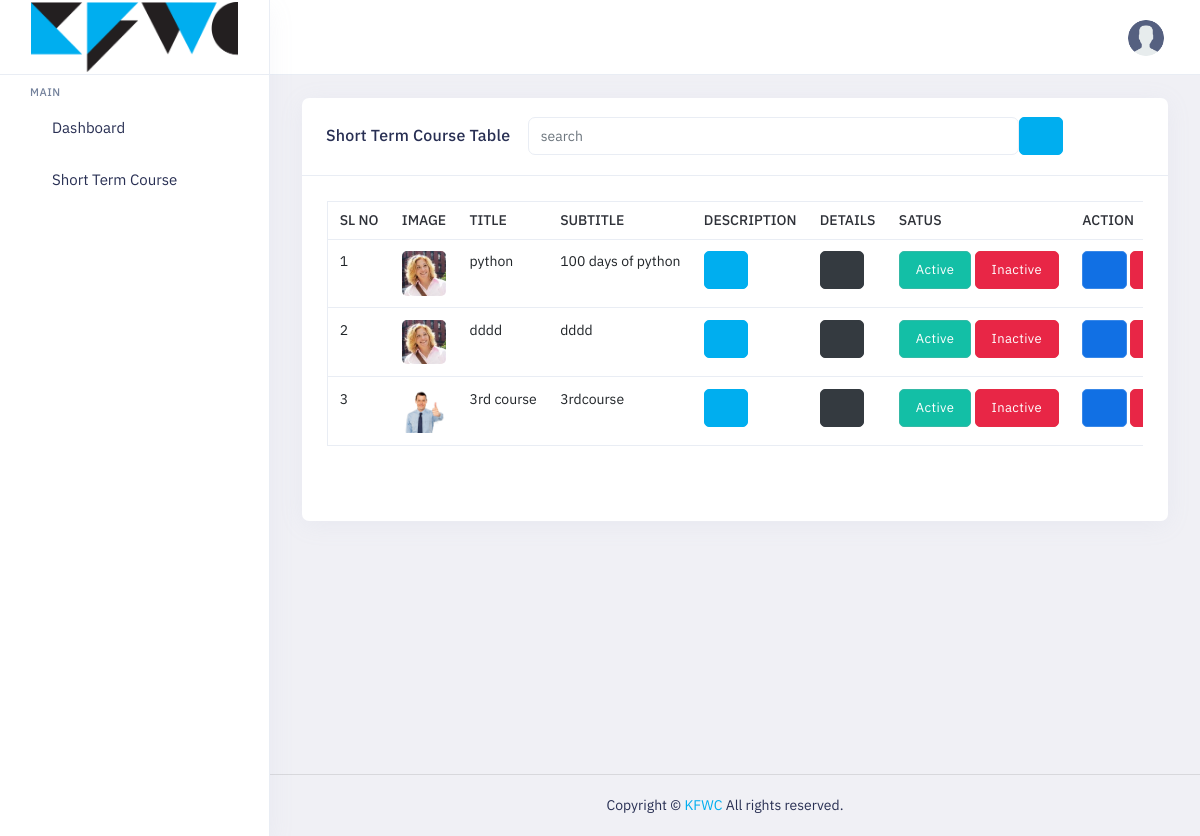
/courses_view/, run on an earlier commit of the app's database.
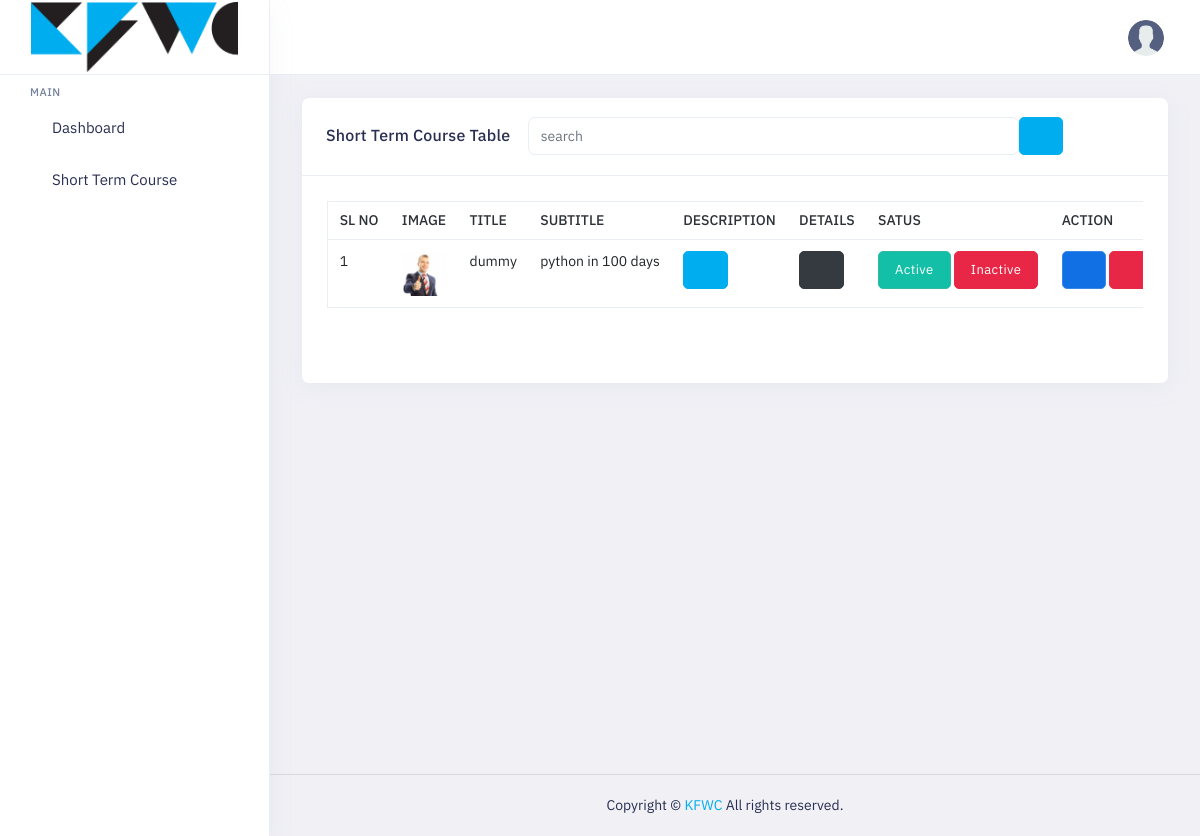
And on a later commit of the database.
### courses/models.py (models this page shows, shortened)
class Course(models.Model):
    title = models.CharField(max_length=50, unique=True)
    subtitle = models.CharField(max_length=50, unique=True)
    course_image = models.ImageField(upload_to='photos/', blank=True)
    class Meta:
        verbose_name = 'course'
        verbose_name_plural = 'courses'

### courses/views.py (the view)
# urls.py: path('',views.short_term_courses,name='short_term_courses'),
def short_term_courses(request):
    courses = Course.objects.all()
    paginator = Paginator(courses,3)
    page = request.GET.get('page')
    paged_courses = paginator.get_page(page)
    context ={
        'courses':paged_courses,
    }
    return render(request,'short-course-view.html',context)

### templates/short-course-view.html (shortened to what this page needs)
{% load static %}
{% include 'header.html' %}
<div class="main-content app-content mt-0">
    <div class="side-app">
        <div class="main-container container-fluid">
            <div class="page-header">
                <h1 class="page-title">Short Term Course View</h1>
                <a href="{% url 'short_course_create' %}" class="btn btn-danger btn-pill">Add </a>
            </div>
            <div class="row">
                <div class="col-xl-12">
                    <div class="card">
                    <form action="{% url 'search' %}" method="GET">
                            <div class="card-header" >
                                    <h3 class="card-title">Short Term Course Table</h3>
                                    <input type="text" class="form-control" style="width: 60%;" placeholder="search" name="keyword">
                                    <button class="btn btn-primary" type="submit">
                                        <i class="fa fa-search"></i>
                                    </button>
                            </div>
                    </form>
                        <div class="card-body">
                            <div class="table-responsive">
                                <div class="table-responsive">
                                    <table class="table border text-nowrap text-md-nowrap table-hover mb-0">
                                        <thead>
                                            <tr>
                                                <th>Sl No</th>
                                                <th>Image</th>
                                                <th>Title</th>
                                                <th>Subtitle</th>
                                                <th>Description</th>
                                                <th>Details</th>
                                                <th>Satus</th>
                                                <th>Action</th>
                                            </tr>
                                        </thead>
                                        <tbody>
                                            {% if courses %}
                                            {% for course in courses %}
                                            <tr>
                                                <td>{{forloop.counter}}</td>
                                                <td>
                                                    <img class="d-block img-fluid br-5 img-td"
                                                        src="{{course.course_image.url}}" alt="">
                                                </td>
                                                <td>{{course.title}} </td>
                                                <td>
                                                     {{course.subtitle}}
                                                </td>
                                                <td><a class="btn btn-primary" data-bs-toggle="modal"
                                                        data-bs-target="#description">
                                                        <i class="side-menu__icon fe fe-eye text-white"></i>
                                                    </a>
                                                </td>
                                                <td><a class="btn btn-dark" data-bs-toggle="modal"
                                                        data-bs-target="#crsdetail">
                                                        <i class="side-menu__icon fe fe-list text-white"></i>
                                                    </a>
                                                </td>
                                                <td>
                                                    <a href=""><span class="btn btn-success">Active</span></a>
                                                    <a href=""> <span class="btn btn-danger">Inactive</span></a>
                                                </td>
                                                <td>
                                                    <a class=" btn btn-info" href="{% url 'edit_course' course.pk %}">
                                                        <i class="side-menu__icon fe fe-edit"></i>
                                                    </a>
                                                    <a class="btn btn-danger"  href="{% url 'course_delete' course.pk %}">
                                                        <i class="side-menu__icon fe fe-trash text-white"></i>
                                                    </a>
                                                </td>
                                            </tr>
                                            {% endfor %}
                                            {% else %}
                                            <div>
                                                <h2>No result found.</h2>
                                            </div>
                                            {% endif %}
                                        </tbody>
                                    </table>
                                </div>
                                <div class="card-body">
                                </div>
                            </div>
                        </div>
                    </div>
                </div>
            </div>
        </div>
    </div>
  {% include 'footer.html' %}

### templates/header.html (shortened to what this page needs)
{% load static %}
<!doctype html>
<html lang="en" dir="ltr">
<head>
    <link id="style" href="{% static 'plugins/bootstrap/css/bootstrap.min.css' %}" rel="stylesheet" />
    <link href="{% static 'css/style.css' %}" rel="stylesheet" />
    <link href="{% static 'css/dark-style.css' %}" rel="stylesheet" />
    <link href="{% static 'css/transparent-style.css' %}" rel="stylesheet">
    <link href="{% static 'css/skin-modes.css' %}" rel="stylesheet" />
    <link href="{% static 'css/icons.css' %}" rel="stylesheet" />
    <link id="theme" rel="stylesheet" type="text/css" media="all" href="{% static 'colors/color1.css' %}" />
    <link href="{% static 'css/style-custom.css' %}" rel="stylesheet" />
</head>
<body class="app sidebar-mini ltr light-mode">
    <div class="page">
        <div class="page-main">
            <div class="app-header header sticky">
                <div class="container-fluid main-container">
                    <div class="d-flex">
                        <a aria-label="Hide Sidebar" class="app-sidebar__toggle" data-bs-toggle="sidebar"
                            href="javascript:void(0)"></a>
                        <div class="d-flex order-lg-2 ms-auto header-right-icons">
                            <div class="navbar navbar-collapse responsive-navbar p-0">
                                <div class="collapse navbar-collapse" id="navbarSupportedContent-4">
                                    <div class="d-flex order-lg-2">
                                        <div class="d-flex country">
                                            <a class="nav-link icon theme-layout nav-link-bg layout-setting">
                                                <span class="dark-layout"><i class="fe fe-moon"></i></span>
                                            </a>
                                        </div>
                                        <div class="dropdown d-flex profile-1">
                                            <a href="javascript:void(0)" data-bs-toggle="dropdown"
                                                class="nav-link leading-none d-flex">
                                                <img src="{% static 'images_ex/user.png' %}" alt="profile-user"
                                                    class="avatar  profile-user brround cover-image">
                                            </a>
                                        </div>
                                    </div>
                                </div>
                            </div>
                        </div>
                    </div>
                </div>
            </div>
            <div class="sticky">
                <div class="app-sidebar">
                    <div class="side-header">
                        <a class="header-brand1" href="index.php">
                            <img src="{% static 'images_ex/logo.png' %}" class="header-brand-img light-logo1" alt="logo">
                        </a>
                    </div>
                    <div class="main-sidemenu">
                        <ul class="side-menu">
                            <li class="sub-category">
                                <h3>Main</h3>
                            </li>
                            <li class="slide">
                                <a class="side-menu__item has-link" data-bs-toggle="slide" href="{% url 'home' %}"><i
                                        class="side-menu__icon fe fe-home"></i><span
                                        class="side-menu__label">Dashboard</span></a>
                            </li>
                              <li class="slide">
                                <a class="side-menu__item has-link" data-bs-toggle="slide" href="{% url 'short_term_courses' %}"><i
                                        class="side-menu__icon fa fa-book"></i><span
                                        class="side-menu__label">Short Term Course</span></a>
                            </li>
                        </ul>
                    </div>
                </div>
            </div>

### templates/footer.html (shortened to what this page needs)
{% load static %}
        </div>
        <footer class="footer">
            <div class="container">
                <div class="row align-items-center flex-row-reverse">
                    <div class="col-md-12 col-sm-12 text-center">
                        Copyright ©  <a href="">KFWC</a> All rights reserved.
                    </div>
                </div>
            </div>
        </footer>
    </div>
</body>
</html>

### static/colors/color1.css (style rules this page uses)
a { color: var(--primary-bg-color); }
.btn-primary { color: #fff !important; background: var(--primary-bg-color) !important; border-color: var(--primary-bg-color) !important; }
.footer a:not(.btn) { color: var(--primary-bg-color); }
.avatar { background: var(--primary02) no-repeat center/cover; }

### static/css/style-custom.css (style rules this page uses)
.header-brand-img { width: 130px !important; }
.img-td { width: 100px; }
.header-brand-img { height: 70px; width: auto !important; }
.side-menu .side-menu__icon { color: #00aeef !important; }
.header-right-icons .nav-link.icon { color: #00aeef !important; }
.app-sidebar__toggle { color: #00aeef !important; }
.footer a:not(.btn) { color: #00aeef !important; }

What changed in the data, as far as the page shows it:
removed Course: course_image (picture), title "python", subtitle "100 days of python"
removed Course: course_image (picture), title "dddd", subtitle "dddd"
removed Course: course_image (picture), title "3rd course", subtitle "3rdcourse"
added Course: course_image (picture), title "dummy", subtitle "python in 100 days"
